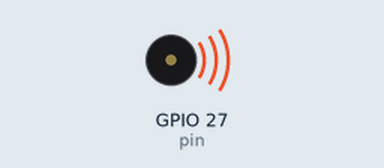
Recording of a program running on a simulated ESP32 board running MicroPython. Shown: buzzer (waves = sounding). At 4.3 s the program stops and its outputs stay as they are.

Above: at 0.1 s.
At 4.3 s:
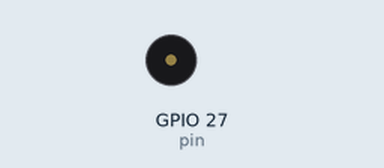
Timing chart, 0 to 5.8 s (numbered marks = the images above):
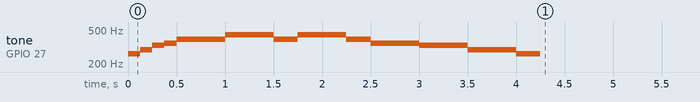

The program:

beeper_test.py
```python
# beeper code from https://micropython-on-esp8266-workshop.readthedocs.io/en/latest/basics.html#beepers
from machine import Pin, PWM
from time import sleep

tempo = 1
# notes and corresponding frequency
tones = {
    'c': 262,
    'd': 294,
    'e': 330,
    'f': 349,
    'g': 392,
    'a': 440,
    'b': 494,
    'C': 523,
    ' ': 0,
}
pin = Pin(27, Pin.OUT)
# Init Beeper without frequency.
beeper = PWM(pin, duty=512)
melody = 'cdefggaaaagaaaagffffeeddddc'
rhythm = [8, 8, 8, 8, 4, 4, 8, 8, 8, 8, 4, 8,
          8, 8, 8, 4, 8, 8, 8, 8, 4, 4, 8, 8, 8, 8, 4]

for tone, length in zip(melody, rhythm):
    beeper.freq(tones[tone])
    sleep(tempo/length)

beeper.deinit()
```

Measured:
- by itself, tone on GPIO 27 (pin): plays 262 Hz for 0.13 s, 294 Hz for 0.13 s, 330 Hz for 0.13 s, 349 Hz for 0.13 s, 392 Hz for 0.50 s, 440 Hz for 0.50 s … (13 notes in this stretch)
